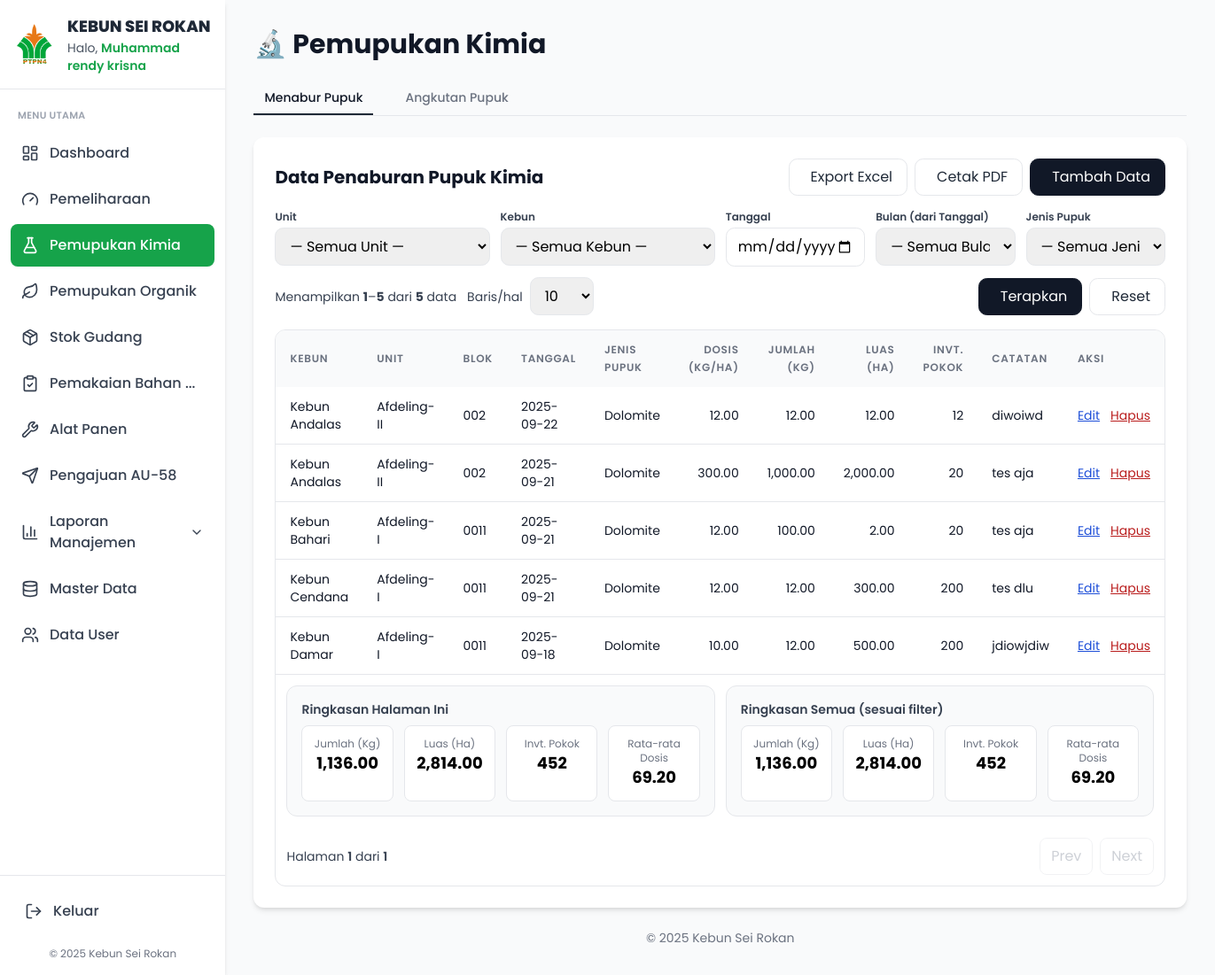
/admin/pemupukan.php (signed in), run on the app's committed database.
### tables this page shows
CREATE TABLE `menabur_pupuk` (
  `id` int UNSIGNED NOT NULL,
  `kebun_kode` varchar(32) DEFAULT NULL,
  `unit_id` int UNSIGNED DEFAULT NULL,
  `afdeling` varchar(120) NOT NULL,
  `blok` varchar(120) NOT NULL,
  `tanggal` date NOT NULL,
  `jenis_pupuk` varchar(120) NOT NULL,
  `jumlah` decimal(14,2) NOT NULL DEFAULT '0.00',
  `dosis` decimal(10,2) DEFAULT NULL,
  `luas` decimal(10,2) NOT NULL DEFAULT '0.00',
  `invt_pokok` int UNSIGNED NOT NULL DEFAULT '0',
  `catatan` text,
  `created_at` timestamp NOT NULL DEFAULT CURRENT_TIMESTAMP,
  `updated_at` timestamp NOT NULL DEFAULT CURRENT_TIMESTAMP ON UPDATE CURRENT_TIMESTAMP
);

CREATE TABLE `md_kebun` (
  `id` int UNSIGNED NOT NULL,
  `kode` varchar(16) NOT NULL,
  `nama_kebun` varchar(100) NOT NULL,
  `keterangan` varchar(255) DEFAULT NULL,
  `created_at` timestamp NOT NULL DEFAULT CURRENT_TIMESTAMP,
  `updated_at` timestamp NOT NULL DEFAULT CURRENT_TIMESTAMP ON UPDATE CURRENT_TIMESTAMP
);

CREATE TABLE `units` (
  `id` int NOT NULL,
  `nama_unit` varchar(100) NOT NULL,
  `keterangan` varchar(255) DEFAULT NULL,
  `created_at` timestamp NULL DEFAULT CURRENT_TIMESTAMP,
  `updated_at` timestamp NULL DEFAULT CURRENT_TIMESTAMP ON UPDATE CURRENT_TIMESTAMP
);

### admin/pemupukan.php (the view, shortened to what the rows shown need)
<?php
function qstr($v){ return trim((string)$v); }
function qintOrEmpty($v){ return ($v===''||$v===null) ? '' : (int)$v; }
try {
  $db   = new Database();
  $conn = $db->getConnection();
  $cacheCols = [];
  $columnExists = function(PDO $c, $table, $col) use (&$cacheCols){
    if (!isset($cacheCols[$table])) {
      $st = $c->prepare("SELECT COLUMN_NAME FROM information_schema.COLUMNS WHERE TABLE_SCHEMA=DATABASE() AND TABLE_NAME=:t");
      $st->execute([':t'=>$table]);
      $cacheCols[$table] = array_column($st->fetchAll(PDO::FETCH_ASSOC), 'COLUMN_NAME');
    }
    return in_array($col, $cacheCols[$table] ?? [], true);
  };
  $tab = $_GET['tab'] ?? 'menabur';
  $f_unit_id    = qintOrEmpty($_GET['unit_id'] ?? '');
  $f_kebun_id   = qintOrEmpty($_GET['kebun_id'] ?? '');
  $f_tanggal    = qstr($_GET['tanggal'] ?? '');
  $f_bulan      = qstr($_GET['bulan'] ?? '');
  $f_jenis      = qstr($_GET['jenis_pupuk'] ?? '');
  $kebuns  = $conn->query("SELECT id, kode, nama_kebun FROM md_kebun ORDER BY nama_kebun")->fetchAll(PDO::FETCH_ASSOC);
  $hasKebunMenaburId  = $columnExists($conn,'menabur_pupuk','kebun_id');
  $hasKebunMenaburKod = $columnExists($conn,'menabur_pupuk','kebun_kode');
  $hasKebunAngkutId   = $columnExists($conn,'angkutan_pupuk','kebun_id');
  $hasKebunAngkutKod  = $columnExists($conn,'angkutan_pupuk','kebun_kode');
  $kebunIdToKode = [];
  foreach ($kebuns as $kb) { $kebunIdToKode[(int)$kb['id']] = $kb['kode']; }
  $page     = max(1, (int)($_GET['page'] ?? 1));
  $per_page = (int)($_GET['per_page'] ?? 10);
  $offset   = ($page - 1) * $per_page;
  if ($tab === 'angkutan') {
    $title = "Data Angkutan Pupuk Kimia";
    $selectKebun = '';
    $joinKebun   = '';
    if     ($hasKebunAngkutId)  { $selectKebun = ", kb.nama_kebun AS kebun_nama, kb.kode AS kebun_kode"; $joinKebun=" LEFT JOIN md_kebun kb ON kb.id = a.kebun_id "; }
    elseif ($hasKebunAngkutKod) { $selectKebun = ", kb.nama_kebun AS kebun_nama, kb.kode AS kebun_kode"; $joinKebun=" LEFT JOIN md_kebun kb ON kb.kode = a.kebun_kode "; }
    $where = " WHERE 1=1";
    $p = [];
    if ($f_unit_id !== '') { $where .= " AND a.unit_tujuan_id = :uid"; $p[':uid'] = (int)$f_unit_id; }
    if ($f_kebun_id !== '') {
      if ($hasKebunAngkutId)       { $where .= " AND a.kebun_id = :kid";      $p[':kid'] = (int)$f_kebun_id; }
      elseif ($hasKebunAngkutKod)  { $where .= " AND a.kebun_kode = :kkod";   $p[':kkod'] = (string)($kebunIdToKode[(int)$f_kebun_id] ?? ''); }
    }
    if ($f_tanggal !== '') { $where .= " AND a.tanggal = :tgl"; $p[':tgl'] = $f_tanggal; }
    if ($f_bulan !== '' && ctype_digit($f_bulan)) { $where .= " AND MONTH(a.tanggal) = :bln"; $p[':bln'] = (int)$f_bulan; }
    if ($f_jenis !== '') { $where .= " AND a.jenis_pupuk = :jp"; $p[':jp'] = $f_jenis; }
    $sql_count = "SELECT COUNT(*) FROM angkutan_pupuk a $joinKebun $where";
    $stc = $conn->prepare($sql_count);
    foreach ($p as $k=>$v) $stc->bindValue($k, $v, is_int($v)?PDO::PARAM_INT:PDO::PARAM_STR);
    $stc->execute();
    $total_rows = (int)$stc->fetchColumn();
    $total_pages = max(1, (int)ceil($total_rows / $per_page));
    $sql = "SELECT a.*, u.nama_unit AS unit_tujuan_nama $selectKebun
            FROM angkutan_pupuk a
            LEFT JOIN units u ON u.id = a.unit_tujuan_id
            $joinKebun
            $where
            ORDER BY a.tanggal DESC, a.id DESC
            LIMIT :limit OFFSET :offset";
    $st = $conn->prepare($sql);
    foreach ($p as $k=>$v) $st->bindValue($k, $v, is_int($v)?PDO::PARAM_INT:PDO::PARAM_STR);
    $st->bindValue(':limit',$per_page,PDO::PARAM_INT);
    $st->bindValue(':offset',$offset,PDO::PARAM_INT);
    $st->execute();
    $rows = $st->fetchAll(PDO::FETCH_ASSOC);
    $sql_tot = "SELECT COALESCE(SUM(a.jumlah),0) AS tot_kg
                FROM angkutan_pupuk a $joinKebun $where";
    $stt = $conn->prepare($sql_tot);
    foreach ($p as $k=>$v) $stt->bindValue($k, $v, is_int($v)?PDO::PARAM_INT:PDO::PARAM_STR);
    $stt->execute();
    $tot_all = $stt->fetch(PDO::FETCH_ASSOC);
    $tot_all_kg = (float)($tot_all['tot_kg'] ?? 0);
    $sum_page_kg = 0.0;
    foreach ($rows as $r) $sum_page_kg += (float)($r['jumlah'] ?? 0);
  } else {
    $title = "Data Penaburan Pupuk Kimia";
    $selectKebun = '';
    $joinKebun   = '';
    if     ($hasKebunMenaburId)  { $selectKebun = ", kb.nama_kebun AS kebun_nama, kb.kode AS kebun_kode"; $joinKebun=" LEFT JOIN md_kebun kb ON kb.id = m.kebun_id "; }
    elseif ($hasKebunMenaburKod) { $selectKebun = ", kb.nama_kebun AS kebun_nama, kb.kode AS kebun_kode"; $joinKebun=" LEFT JOIN md_kebun kb ON kb.kode = m.kebun_kode "; }
    $where = " WHERE 1=1";
    $sql = "SELECT m.*, u.nama_unit AS unit_nama $selectKebun
            FROM menabur_pupuk m
            LEFT JOIN units u ON u.id = m.unit_id
            $joinKebun
            $where
            ORDER BY m.tanggal DESC, m.id DESC
            LIMIT :limit OFFSET :offset";
    $st = $conn->prepare($sql);
    $st->bindValue(':limit',$per_page,PDO::PARAM_INT);
    $st->bindValue(':offset',$offset,PDO::PARAM_INT);
    $st->execute();
    $rows = $st->fetchAll(PDO::FETCH_ASSOC);
  }
} catch (PDOException $e) {
  die("DB Error: " . $e->getMessage());
}
include_once '../layouts/header.php';
?>
<link rel="stylesheet" href="https://cdn.jsdelivr.net/npm/@tabler/icons-webfont@latest/tabler-icons.min.css"/>
<div class="space-y-6">
  <h1 class="text-3xl font-bold text-gray-900 flex items-center gap-3">🔬 Pemupukan Kimia</h1>
  <div class="bg-white p-6 rounded-xl shadow-md">
    <div class="flex flex-col md:flex-row md:items-center md:justify-between gap-4 mb-4">
      <h2 class="text-xl font-bold text-gray-900"><?= htmlspecialchars($title) ?></h2>
    </div>
    <div class="overflow-x-auto border rounded-xl">
      <div class="tbl-wrap">
        <table class="min-w-full text-sm table-fixed">
          <thead class="bg-gray-50 sticky">
            <tr class="text-gray-700">
              <?php if ($tab==='angkutan'): ?>
                <th class="py-3 px-4 text-left w-[14rem]">Kebun</th>
                <th class="py-3 px-4 text-left w-[12rem]">Gudang Asal</th>
                <th class="py-3 px-4 text-left w-[12rem]">Unit Tujuan</th>
                <th class="py-3 px-4 text-left w-[10rem]">Tanggal</th>
                <th class="py-3 px-4 text-left w-[12rem]">Jenis Pupuk</th>
                <th class="py-3 px-4 text-right w-[10rem]">Jumlah (Kg)</th>
                <th class="py-3 px-4 text-left w-[12rem]">Nomor DO</th>
                <th class="py-3 px-4 text-left w-[12rem]">Supir</th>
                <th class="py-3 px-4 text-left w-[10rem]">Aksi</th>
              <?php else: ?>
                <th class="py-3 px-4 text-left w-[14rem]">Kebun</th>
                <th class="py-3 px-4 text-left w-[12rem]">Unit</th>
                <th class="py-3 px-4 text-left w-[10rem]">Blok</th>
                <th class="py-3 px-4 text-left w-[10rem]">Tanggal</th>
                <th class="py-3 px-4 text-left w-[12rem]">Jenis Pupuk</th>
                <th class="py-3 px-4 text-right w-[10rem]">Dosis (kg/ha)</th>
                <th class="py-3 px-4 text-right w-[10rem]">Jumlah (Kg)</th>
                <th class="py-3 px-4 text-right w-[10rem]">Luas (Ha)</th>
                <th class="py-3 px-4 text-right w-[10rem]">Invt. Pokok</th>
                <th class="py-3 px-4 text-left  w-[14rem]">Catatan</th>
                <th class="py-3 px-4 text-left  w-[10rem]">Aksi</th>
              <?php endif; ?>
            </tr>
          </thead>
          <tbody class="text-gray-900">
            <?php if (empty($rows)): ?>
              <tr><td colspan="<?= $tab==='angkutan' ? 9 : 11 ?>" class="text-center py-8 text-gray-500">Belum ada data.</td></tr>
            <?php else: foreach ($rows as $r): ?>
              <tr class="border-b hover:bg-gray-50">
                <?php if ($tab==='angkutan'): ?>
                  <td class="py-3 px-4"><?= htmlspecialchars($r['kebun_nama'] ?? ($r['kebun_kode'] ?? '-')) ?></td>
                  <td class="py-3 px-4"><?= htmlspecialchars($r['gudang_asal']) ?></td>
                  <td class="py-3 px-4"><?= htmlspecialchars($r['unit_tujuan_nama'] ?? '-') ?></td>
                  <td class="py-3 px-4"><?= htmlspecialchars($r['tanggal']) ?></td>
                  <td class="py-3 px-4"><?= htmlspecialchars($r['jenis_pupuk']) ?></td>
                  <td class="py-3 px-4 text-right"><?= number_format((float)$r['jumlah'],2) ?></td>
                  <td class="py-3 px-4"><?= htmlspecialchars($r['nomor_do']) ?></td>
                  <td class="py-3 px-4"><?= htmlspecialchars($r['supir']) ?></td>
                  <td class="py-3 px-4">
                    <div class="flex items-center gap-3">
                      <button class="btn-edit text-blue-700 hover:text-blue-900 underline" data-tab="angkutan" data-json='<?= htmlspecialchars(json_encode($r), ENT_QUOTES, "UTF-8") ?>'>Edit</button>
                      <button class="btn-delete text-red-700 hover:text-red-900 underline" data-tab="angkutan" data-id="<?= (int)$r['id'] ?>">Hapus</button>
                    </div>
                  </td>
                <?php else: ?>
                  <td class="py-3 px-4"><?= htmlspecialchars($r['kebun_nama'] ?? ($r['kebun_kode'] ?? '-')) ?></td>
                  <td class="py-3 px-4"><?= htmlspecialchars($r['unit_nama'] ?? '-') ?></td>
                  <td class="py-3 px-4"><?= htmlspecialchars($r['blok']) ?></td>
                  <td class="py-3 px-4"><?= htmlspecialchars($r['tanggal']) ?></td>
                  <td class="py-3 px-4"><?= htmlspecialchars($r['jenis_pupuk']) ?></td>
                  <td class="py-3 px-4 text-right"><?= isset($r['dosis']) ? number_format((float)$r['dosis'],2) : '-' ?></td>
                  <td class="py-3 px-4 text-right"><?= number_format((float)$r['jumlah'],2) ?></td>
                  <td class="py-3 px-4 text-right"><?= number_format((float)$r['luas'],2) ?></td>
                  <td class="py-3 px-4 text-right"><?= (int)($r['invt_pokok'] ?? 0) ?></td>
                  <td class="py-3 px-4"><?= htmlspecialchars($r['catatan']) ?></td>
                  <td class="py-3 px-4">
                    <div class="flex items-center gap-3">
                      <button class="btn-edit text-blue-700 hover:text-blue-900 underline" data-tab="menabur" data-json='<?= htmlspecialchars(json_encode($r), ENT_QUOTES, "UTF-8") ?>'>Edit</button>
                      <button class="btn-delete text-red-700 hover:text-red-900 underline" data-tab="menabur" data-id="<?= (int)$r['id'] ?>">Hapus</button>
                    </div>
                  </td>
                <?php endif; ?>
              </tr>
            <?php endforeach; endif; ?>
          </tbody>
        </table>
      </div>
    </div>
  </div>
</div>
<?php include_once '../layouts/footer.php'; ?>

### data on the page
menabur_pupuk: md_kebun.nama_kebun "Kebun Andalas", unit.nama_unit "Afdeling-II", blok "002", tanggal "2025-09-22", jenis_pupuk "Dolomite", dosis "12.00", jumlah "12.00", luas "12.00", invt_pokok "12", catatan "diwoiwd"
menabur_pupuk: md_kebun.nama_kebun "Kebun Andalas", unit.nama_unit "Afdeling-II", blok "002", tanggal "2025-09-21", jenis_pupuk "Dolomite", dosis "300.00", jumlah "1,000.00", luas "2,000.00", invt_pokok "20", catatan "tes aja"
menabur_pupuk: md_kebun.nama_kebun "Kebun Bahari", unit.nama_unit "Afdeling-I", blok "0011", tanggal "2025-09-21", jenis_pupuk "Dolomite", dosis "12.00", jumlah "100.00", luas "2.00", invt_pokok "20", catatan "tes aja"
menabur_pupuk: md_kebun.nama_kebun "Kebun Cendana", unit.nama_unit "Afdeling-I", blok "0011", tanggal "2025-09-21", jenis_pupuk "Dolomite", dosis "12.00", jumlah "12.00", luas "300.00", invt_pokok "200", catatan "tes dlu"
menabur_pupuk: md_kebun.nama_kebun "Kebun Damar", unit.nama_unit "Afdeling-I", blok "0011", tanggal "2025-09-18", jenis_pupuk "Dolomite", dosis "10.00", jumlah "12.00", luas "500.00", invt_pokok "200", catatan "jdiowjdiw"

### other printed values
$userName "Muhammad rendy krisna"
$title "Data Penaburan Pupuk Kimia"
$from "1"
$to "5"
$total_rows "5"
$sum_page_kg "1,136.00"
$sum_page_luas "2,814.00"
$sum_page_invt "452"
$avg_page_dosis "69.20"
$tot_all_kg "1,136.00"
$tot_all_luas "2,814.00"
$tot_all_invt "452"
$tot_all_avgd "69.20"
$page "1"
$total_pages "1"
